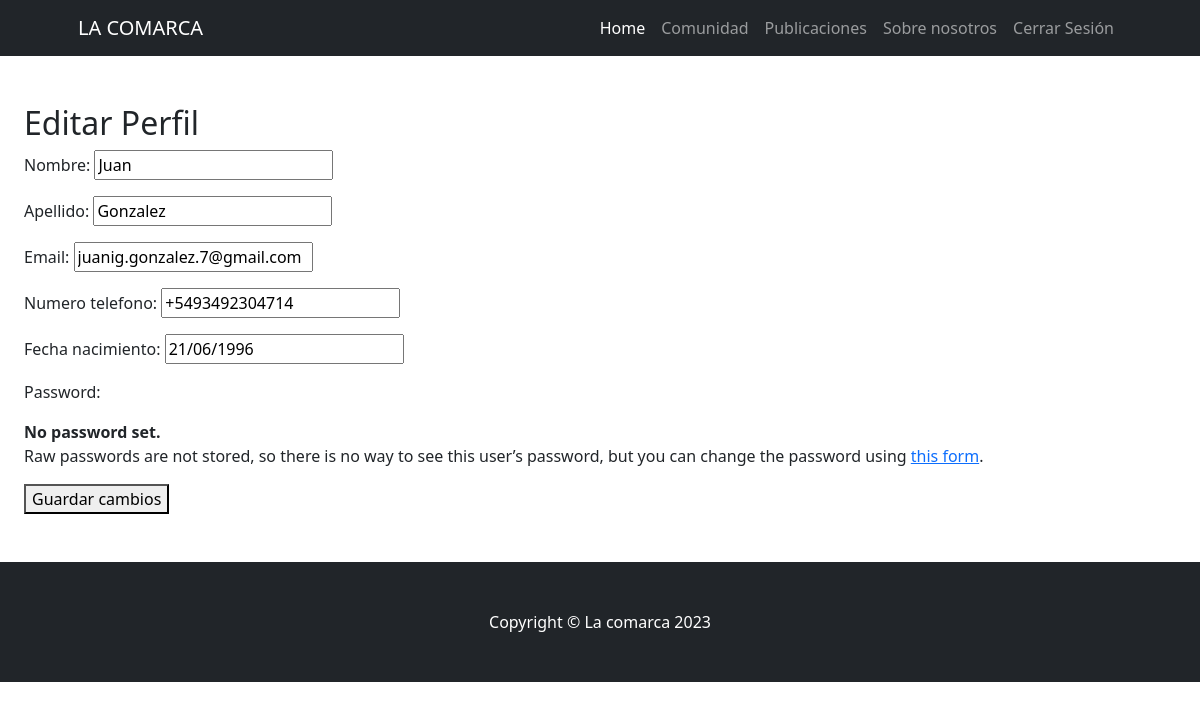
Screenshot of /users/editar_perfil/ (signed in) with the database file from the repository.
### users/models.py (models this page shows, shortened)
class CustomUser(AbstractUser):
    nombre = models.CharField(max_length=30)
    apellido = models.CharField(max_length=30)
    email = models.EmailField(unique=True)
    numero_telefono = models.CharField(max_length=15)
    fecha_nacimiento = models.DateField()

### users/views.py (the view)
# urls.py: path('editar_perfil/', views.editar_perfil, name='editar_perfil'),
@login_required
def editar_perfil(request):
    if request.method == 'POST':
        form = EditarPerfilForm(request.POST, instance=request.user)
        if form.is_valid():
            form.save()
            return redirect('users:perfil')
    else:
        form = EditarPerfilForm(instance=request.user)
    return render(request, 'users/editar_perfil.html', {'form': form})

### users/forms.py
class EditarPerfilForm(UserChangeForm):
    class Meta:
        model = CustomUser
        fields = ('nombre', 'apellido', 'email', 'numero_telefono', 'fecha_nacimiento')

### users/templates/users/editar_perfil.html (shortened to what this page needs)
{% extends 'home/base.html' %}
{% block content %}
<div class="row gx-4 gx-lg-5 align-items-center my-5">
    <div class="container px-4 px-lg-5">
        <div class="row gx-4 gx-lg-5">
            <h2>Editar Perfil</h2>
            <form method="post">
                {{ form.as_p }}
                <button type="submit">Guardar cambios</button>
            </form>
        </div>
    </div>
</div>
{% endblock content %}

### rows the page displays
CustomUser: nombre "Juan", apellido "Gonzalez", email "juanig.gonzalez.7@gmail.com", numero_telefono "+5493492304714", fecha_nacimiento "21/06/1996"
